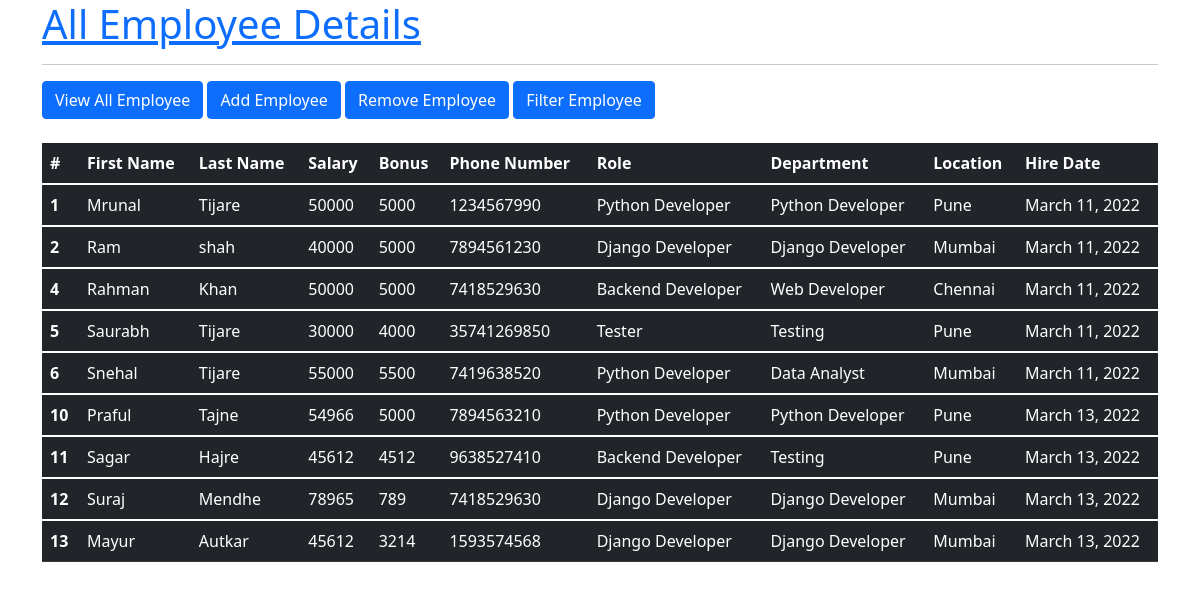
The app's page /all_emp with its own data.
### emp_app/models.py (models this page shows, shortened)
class Employee(models.Model):
    first_name = models.CharField(max_length=100,null=False)
    last_name = models.CharField(max_length=100,null=False)
    dept = models.ForeignKey(Department, on_delete=models.CASCADE)
    salary = models.IntegerField(default=0)
    bonus = models.IntegerField(default=0)
    role = models.ForeignKey(Role, on_delete=models.CASCADE)
    phone = models.IntegerField(default=0)
    hire_date = models.DateField()
    def __str__(self):
        return "%s %s" %(self.first_name,self.last_name)

class Role(models.Model):
    name = models.CharField(max_length=100,null=False)

class Department(models.Model):
    name = models.CharField(max_length=100, null=False)
    location = models.CharField(max_length=100)

### emp_app/views.py (the view)
# urls.py: path('all_emp',  views.all_emp, name='all_emp'),
def all_emp(request):
    emps = Employee.objects.all()
    context = {
        'emps' : emps
    }
    print(context)
    return render(request,'all_emp.html',context)

### emp_app/templates/all_emp.html (shortened to what this page needs)
<!doctype html>
<html lang="en">
  <head>
    <link href="https://cdn.jsdelivr.net/npm/bootstrap@5.1.3/dist/css/bootstrap.min.css" rel="stylesheet">
  </head>
  <body>
    <div class="container">
        <a href="/"><h1>All Employee Details</h1></a>
        <hr>
        <a class="btn btn-primary" href="/all_emp" role="button">View All Employee</a>
        <a class="btn btn-primary" href="/add_emp" role="button">Add Employee</a>
        <a class="btn btn-primary" href="/remove_emp" role="button">Remove Employee</a>
        <a class="btn btn-primary" href="/filter_emp" role="button">Filter Employee</a>
        <br>
        <br>
        <table class="table table-dark table-hover">
            <thead>
                <tr>
                  <th scope="col">#</th>
                  <th scope="col">First Name</th>
                  <th scope="col">Last Name</th>
                  <th scope="col">Salary</th>
                  <th scope="col">Bonus</th>
                  <th scope="col">Phone Number</th>
                  <th scope="col">Role</th>
                  <th scope="col">Department</th>
                  <th scope="col">Location</th>
                  <th scope="col">Hire Date</th>
                </tr>
              </thead>
                  {% for emp in emps %}
                  <tbody>
                    <tr>
                      <th scope="row">{{emp.id}}</th>
                      <td>{{emp.first_name}}</td>
                      <td>{{emp.last_name}}</td>
                      <td>{{emp.salary}}</td>
                      <td>{{emp.bonus}}</td>
                      <td>{{emp.phone}}</td>
                      <td>{{emp.role.name}}</td>
                      <td>{{emp.dept.name}}</td>
                      <td>{{emp.dept.location}}</td>
                      <td>{{emp.hire_date}}</td>
                    </tr>
                  </tbody>
                  {% endfor %}
        </table>
    </div>
  </body>
</html>

### records on screen
Employee: id "1", first_name "Mrunal", last_name "Tijare", salary "50000", bonus "5000", phone "1234567990", role.name "Python Developer", dept.name "Python Developer", dept.location "Pune", hire_date "March 11, 2022"
Employee: id "2", first_name "Ram", last_name "shah", salary "40000", bonus "5000", phone "7894561230", role.name "Django Developer", dept.name "Django Developer", dept.location "Mumbai", hire_date "March 11, 2022"
Employee: id "4", first_name "Rahman", last_name "Khan", salary "50000", bonus "5000", phone "7418529630", role.name "Backend Developer", dept.name "Web Developer", dept.location "Chennai", hire_date "March 11, 2022"
Employee: id "5", first_name "Saurabh", last_name "Tijare", salary "30000", bonus "4000", phone "35741269850", role.name "Tester", dept.name "Testing", dept.location "Pune", hire_date "March 11, 2022"
Employee: id "6", first_name "Snehal", last_name "Tijare", salary "55000", bonus "5500", phone "7419638520", role.name "Python Developer", dept.name "Data Analyst", dept.location "Mumbai", hire_date "March 11, 2022"
Employee: id "10", first_name "Praful", last_name "Tajne", salary "54966", bonus "5000", phone "7894563210", role.name "Python Developer", dept.name "Python Developer", dept.location "Pune", hire_date "March 13, 2022"
Employee: id "11", first_name "Sagar", last_name "Hajre", salary "45612", bonus "4512", phone "9638527410", role.name "Backend Developer", dept.name "Testing", dept.location "Pune", hire_date "March 13, 2022"
Employee: id "12", first_name "Suraj", last_name "Mendhe", salary "78965", bonus "789", phone "7418529630", role.name "Django Developer", dept.name "Django Developer", dept.location "Mumbai", hire_date "March 13, 2022"
Employee: id "13", first_name "Mayur", last_name "Autkar", salary "45612", bonus "3214", phone "1593574568", role.name "Django Developer", dept.name "Django Developer", dept.location "Mumbai", hire_date "March 13, 2022"
